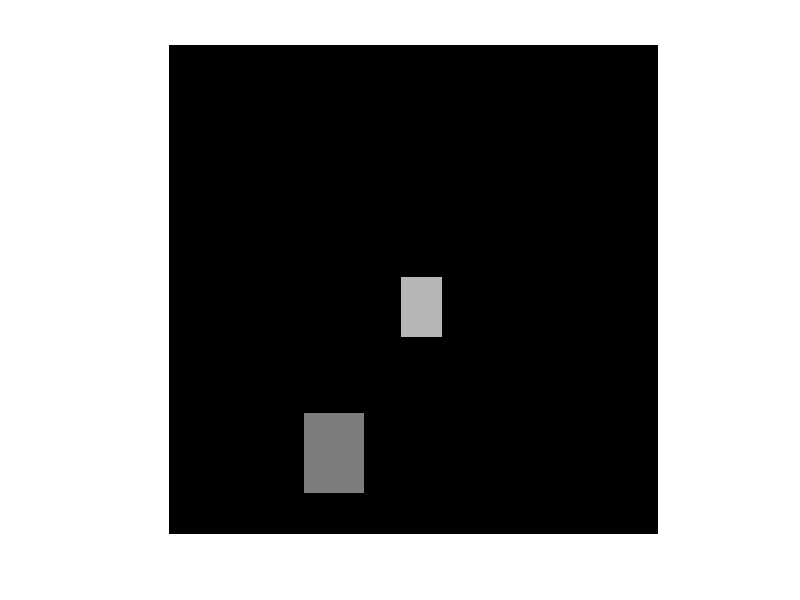
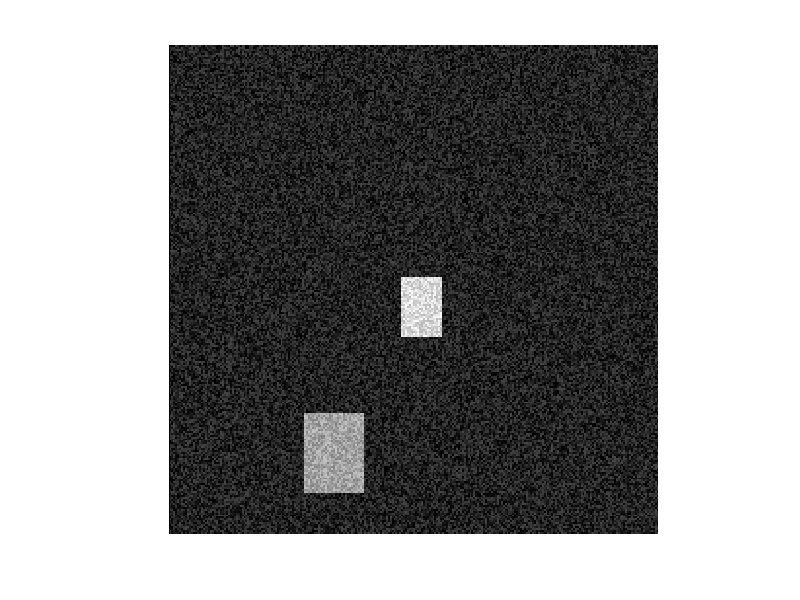

MATLAB code for these plots, in order: (Note: this script raises an error after producing the figures.)
clear all;
close all;

X=1:251;
Y=1:251;
[xx,yy]=meshgrid(Y,X);
f = zeros(251,251,'uint8');
f(120:150,120:140)=180;
f(190:230,70:100)=127;
figure
imshow(f);
%figure
%imhist(f);

wn = uint8(randi(70,251));

f_n=uint8(f+wn);
f=uint8(f+wn);
figure
imshow(f);
%figure
%imhist(f);
k=10;

p = ones(1,k)*.5;
mu = ones(1,k)*150;
sig = 100*ones(1,k);

x_j = double(f(:));
n=length(x_j);
p_ij = zeros(k,n);


for ite=1:10
    for i=1:k
        for j=1:n
            dx = 0;
            for jj=1:k
                dx = dx + p(jj)*gaussdist(x_j(j),mu(jj),sig(jj));
            end
            p_ij(i,j) = p(i)*gaussdist(x_j(j),mu(i),sig(i))/dx;
        end
    end
    p = (sum(p_ij,2)')/n;
    xx_j = [];
    for i=1:k
        xx_j = [xx_j;x_j'];
    end
    sm = sum(xx_j.*p_ij,2)/n;
    mu = sm'./p;
    xx_j = ((xx_j - mu').^2);
    xx_j = xx_j .* p_ij;
    sm = sum(xx_j,2);
    dsig = sm./n;
    sig = dsig'./p;
end

F = uint8(cdf(256,p,mu,sig));

for i=1:251
    for j=1:251
        f(i,j) = 255*F(f(i,j)+1);
    end
end

figure 
imshow(f)
figure 
imshow(abs(f-f_n))
